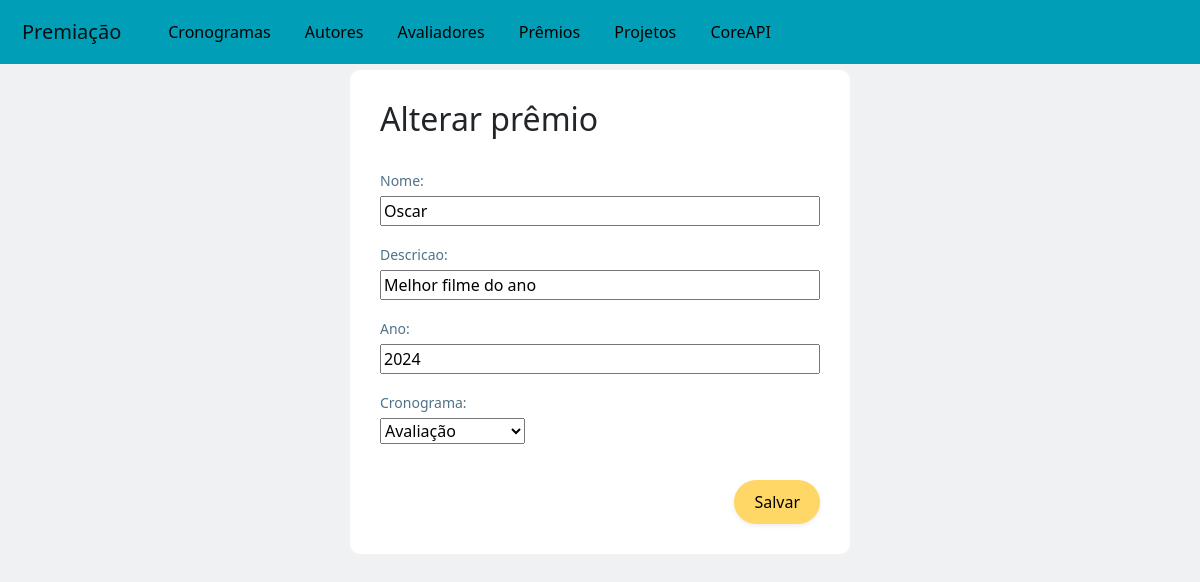
/teste/alterarPremio/1, run on the app's committed database.
### teste/models.py (models this page shows, shortened)
class Premio(models.Model):
    nome = models.CharField(max_length=300)
    descricao = models.CharField(max_length=500)
    ano = models.IntegerField()
    cronograma = models.ForeignKey(Cronograma, on_delete=models.SET_NULL,null=True)

class Cronograma(models.Model):
    dataInicio = models.DateField()
    dataFim = models.DateField()
    descricao = models.CharField(max_length=200)
    def __str__(self):
        return self.descricao

### teste/views.py (the view, shortened to what this page needs)
# urls.py: path('alterarPremio/<int:id>', views.alterarPremio, name='alterarPremio'),
def alterarPremio(request, id):
    premio = Premio.objects.get(id=id)
    form = PremioForm(instance=premio)
    if request.method == 'GET':
        return render(request, 'Premio/alterar_premio.html', {'form': form, 'premio': premio})

### teste/forms.py
class PremioForm(ModelForm):
    class Meta:
        model = Premio
        fields = "__all__"

### teste/templates/Premio/alterar_premio.html (shortened to what this page needs)
{% extends "template.html" %}
{% block content %}
<div class="d-flex justify-content-center">
    <div class="forms">
        <h2>Alterar prêmio</h2>
        <form action="{% url 'alterarPremio' premio.id %}" method="POST">
            {{ form.as_p }}
            <button class="button-style shadow-sm" type="submit">Salvar</button>
        </form>
    </div>
</div>
{% endblock %}

### teste/static/css/styles.css (style rules this page uses)
body { background-color: #EFF1F3; }
.button-style { padding: 10px 20px; border-radius:100px; background-color: #FED766; }
form .button-style { border-width: 0!important; float: right; margin-top: 20px!important; }
h2 { margin-bottom: 30px!important; }
.forms { padding: 30px; background-color: #fff; min-width: 500px; border-radius: 10px; }
label { width: 100%!important; margin-bottom: 5px!important; font-size: 14px!important; font-weight: 500; color: #4e7287; }
input { width: 100%!important; }

### data on the page
Premio: nome "Oscar", descricao "Melhor filme do ano", ano "2024", cronograma "Avaliação"
